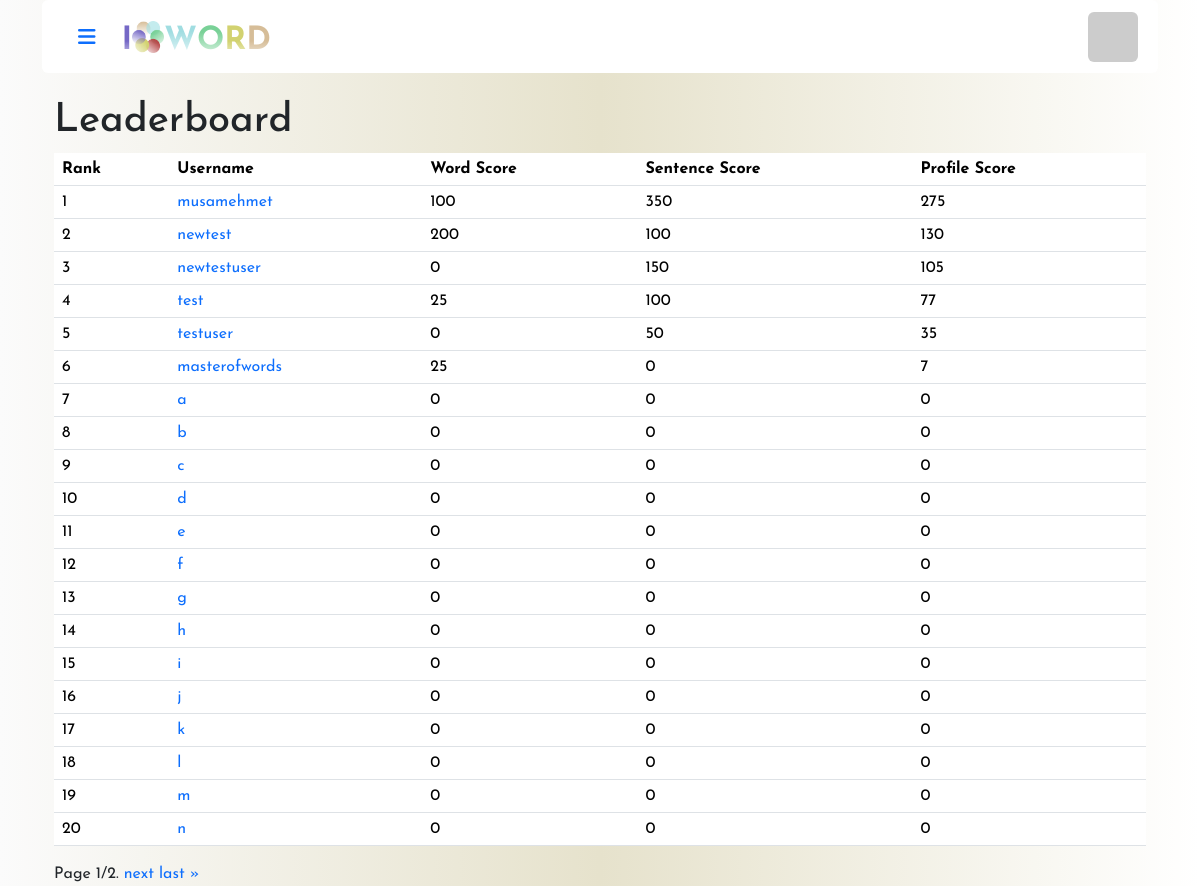
The page /leaderboard (signed in) on the database its author committed.
### iword/models.py (models this page shows, shortened)
class User(AbstractUser):
    biography = models.TextField(blank=True)
    birthday = models.DateField(null=True, blank=True)
    profileURL = models.URLField(blank=True)
    location = models.CharField(max_length=255, blank=True)
    wordscore = models.IntegerField(default=0, blank=True)
    sentencescore = models.IntegerField(default=0, blank=True)
    darkmode = models.BooleanField(default=False)

### iword/views.py (the view)
# urls.py: path("leaderboard", views.leaderboard, name="leaderboard"),
def leaderboard(request):
    scorelist = User.objects.all()
    user_list = []
    for user in scorelist:
        wordscore = user.wordscore if hasattr(user, 'wordscore') else 0
        sentencescore = user.sentencescore if hasattr(user, 'sentencescore') else 0
        profilescore = int((wordscore * 30) / 100 + (sentencescore * 70) / 100)
        user.profilescore = profilescore
        user_list.append(user)
    user_list = sorted(user_list, key=lambda user: user.profilescore, reverse=True)
    for rank, user in enumerate(user_list, start=1):
        user.rank = rank
    paginator = Paginator(user_list, 20)
    page_number = request.GET.get('page')
    ranked_users = paginator.get_page(page_number)
    return render(request, 'leaderboard.html', {'ranked_users': ranked_users})

### iword/templates/leaderboard.html (shortened to what this page needs)
{% extends "layout.html" %}
{% load static %}
{% block layout %}
<h1 class="mt-4">Leaderboard</h1>
<table class="table table-hover">
    <thead>
        <tr>
        <th scope="col">Rank</th>
        <th scope="col">Username</th>
        <th scope="col">Word Score</th>
        <th scope="col">Sentence Score</th>
        <th scope="col">Profile Score</th>
        </tr>
    </thead>
    <tbody>
        {% for user in ranked_users %}
        <tr>
            <td scope="col">{{ user.rank }}</td>
            <td scope="col"><a href="{% url 'profile' user.id %}"> {{ user.username }}</a></td>
            <td scope="col">{{ user.wordscore }}</td>
            <td scope="col">{{ user.sentencescore }}</td>
            <td scope="col">{{ user.profilescore }}</td>
        </tr>
        {% endfor %}
    </tbody>
</table>
<div class="pagination">
    <span class="step-links">
        <span class="current-page">
            Page {{ ranked_users.number }}/{{ ranked_users.paginator.num_pages }}.
        </span>
        {% if ranked_users.has_next %}
            <a href="?page={{ ranked_users.next_page_number }}">next</a>
            <a href="?page={{ ranked_users.paginator.num_pages }}">last &raquo;</a>
        {% endif %}
    </span>
</div>
{% endblock %}

### iword/static/styles.css (style rules this page uses)
body { margin: 0; padding: 0; font-family: 'Josefin Sans', sans-serif; background: linear-gradient(90deg, rgba(251, 251, 251, 1) 0%, rgba(230, 226, 204, 1) 50%, rgba(255, 255, 255, 1) 100%); }
a { text-decoration: none; }

### rows shown on the page
User: rank "1", username "musamehmet", wordscore "100", sentencescore "350", profilescore "275"
User: rank "2", username "newtest", wordscore "200", sentencescore "100", profilescore "130"
User: rank "3", username "newtestuser", wordscore "0", sentencescore "150", profilescore "105"
User: rank "4", username "test", wordscore "25", sentencescore "100", profilescore "77"
User: rank "5", username "testuser", wordscore "0", sentencescore "50", profilescore "35"
User: rank "6", username "masterofwords", wordscore "25", sentencescore "0", profilescore "7"
User: rank "7", username "a", wordscore "0", sentencescore "0", profilescore "0"
User: rank "8", username "b", wordscore "0", sentencescore "0", profilescore "0"
User: rank "9", username "c", wordscore "0", sentencescore "0", profilescore "0"
User: rank "10", username "d", wordscore "0", sentencescore "0", profilescore "0"
User: rank "11", username "e", wordscore "0", sentencescore "0", profilescore "0"
User: rank "12", username "f", wordscore "0", sentencescore "0", profilescore "0"
User: rank "13", username "g", wordscore "0", sentencescore "0", profilescore "0"
User: rank "14", username "h", wordscore "0", sentencescore "0", profilescore "0"
User: rank "15", username "i", wordscore "0", sentencescore "0", profilescore "0"
User: rank "16", username "j", wordscore "0", sentencescore "0", profilescore "0"
User: rank "17", username "k", wordscore "0", sentencescore "0", profilescore "0"
User: rank "18", username "l", wordscore "0", sentencescore "0", profilescore "0"
User: rank "19", username "m", wordscore "0", sentencescore "0", profilescore "0"
User: rank "20", username "n", wordscore "0", sentencescore "0", profilescore "0"

### other values the page prints
{{ ranked_users.number }} "1"
{{ ranked_users.paginator.num_pages }} "2"
